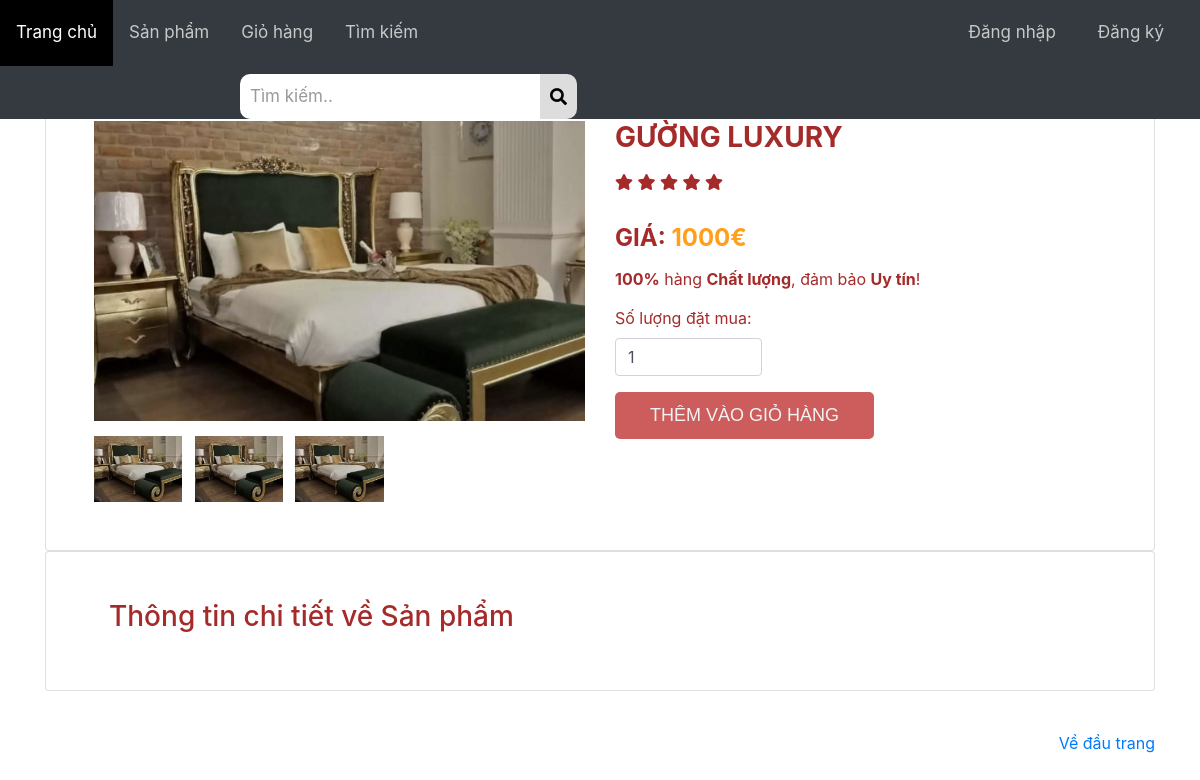
/web/productdetail.php?id=18, run on the app's committed database.
### tables this page shows
CREATE TABLE `sanpham` (
  `id_sp` int(11) NOT NULL,
  `id_danhmuc` int(11) NOT NULL,
  `tensp` varchar(255) NOT NULL,
  `gia` varchar(100) NOT NULL,
  `sp_active` int(11) NOT NULL,
  `image_sp` varchar(50) NOT NULL,
  `star` int(11) NOT NULL,
  `motangan` text NOT NULL,
  `motachitiet` text NOT NULL,
  `trang_thai` tinyint(1) NOT NULL DEFAULT 1
);

### web/productdetail.php (the view, shortened to what this page needs)
<?php
include_once("config/config.php");
?>
<?php
$id = $_GET['id'];
?>
<html>
<head>
    <link rel="stylesheet" href="style/style.css" media="screen" type="text/css" />
    <link rel="stylesheet" href="style/style_topnav.css" media="screen" type="text/css" />
    <link rel="stylesheet" href="style/style_ourteam.css" media="screen" type="text/css">
    <link rel="stylesheet" href="https://cdnjs.cloudflare.com/ajax/libs/font-awesome/5.15.4/css/all.min.css">
    <link rel="stylesheet" href="style/product-detail.css" media="screen" type="text/css">
    <link rel="stylesheet" href="style/bootstrap.min.css" media="screen" type="text/css">
</head>
<body>
<?php
include 'header.php';
?>
<main role="main">
    <div class="container mt-4">
        <div class="card">
            <div class="container-fliud">
                <?php
                $ctsp = "SELECT * FROM sanpham WHERE id_sp ='$id'";
                $sql_sanpham = mysqli_query($mysqli, $ctsp);
                $row = mysqli_fetch_array($sql_sanpham);
                ?>
                <div class="wrapper row">
                    <div class="preview col-md-6">
                        <div class="preview-pic tab-content">
                            <div class="tab-pane active" id="pic-3">
                                <img src="images/<?php echo $row['image_sp'] ?>">
                            </div>
                        </div>
                        <ul class="preview-thumbnail nav nav-tabs">
                            <li class="active">
                                <a data-target="#pic-1" data-toggle="tab" class="">
                                    <img src="images/<?php echo $row['image_sp'] ?>">
                                </a>
                            </li>
                            <li class="">
                                <a data-target="#pic-2" data-toggle="tab" class="">
                                    <img src="images/<?php echo $row['image_sp'] ?>">
                                </a>
                            </li>
                            <li class="">
                                <a data-target="#pic-3" data-toggle="tab" class="active">
                                    <img src="images/<?php echo $row['image_sp'] ?>">
                                </a>
                            </li>
                        </ul>
                    </div>
                    <div class="details col-md-6">
                        <h3 class="product-title"><?php echo $row['tensp'] ?></h3>
                        <div class="rating">
                            <div class="stars">
                                <?php
                                $sao = $row['star'];
                                $count = 0;
                                while ($count++ < $sao) {
                                    ?>
                                    <i class="fa fa-star"></i>
                                    <?php
                                } ?>
                            </div>
                        </div>
                        <h4 class="price">Giá: <span><?php echo $row['gia'].'€' ?></span></h4>
                        <p class="vote"><strong>100%</strong> hàng <strong>Chất lượng</strong>, đảm bảo <strong>Uy tín</strong>!</p>
                        <div class="form-group">
                            <label for="soluong">Số lượng đặt mua:</label>
                            <form id="add-to-cart-form" >
                                <input type="number" min="1" max="1000" class="form-control" id="soluong" value="1">
                            </form>
                        </div>
                        <div class="main">
                            <input class="add-to-cart btn btn-default" id="btnThemVaoGioHang" value="Thêm vào giỏ hàng"
                                  type="submit" onclick="myFunction()">
                            <br> <br>
                        </div>
                    </div>
                </div>
            </div>
        </div>
        <div class="card">
            <div class="container-fluid">
                <h3>Thông tin chi tiết về Sản phẩm</h3>
            </div>
        </div>
    </div>
</main>
<br>
<footer class="footer mt-auto py-3">
    <div class="container">
        <p class="float-right">
            <a href="#">Về đầu trang</a>
        </p>
    </div>
</footer>
</body>
</html>

### web/style/style.css (style rules this page uses)
* { margin:0; padding: 0; }
img { filter: brightness(90%); }
html { font-family: Arial, Helvetica, sans-serif; }
h1, h2, h3, h4, h5, h6 { font-weight: normal; font-size: 50%; }
::placeholder { color: #999!important; }
.card { color: brown; }
:root { --color: #95f9fe; }

### web/style/style_topnav.css (style rules this page uses)
* { box-sizing: border-box; }
body { margin: 0; font-family: Arial, Helvetica, sans-serif; }
.active { color: white ; }

### web/style/product-detail.css (style rules this page uses)
img { max-width: 100%; }
.preview { display: -webkit-box; display: -webkit-flex; display: -ms-flexbox; display: flex; -webkit-box-orient: vertical; -webkit-box-direction: normal; -webkit-flex-direction: column; -ms-flex-direction: column; flex-direction: column; }
.preview-pic { -webkit-box-flex: 1; -webkit-flex-grow: 1; -ms-flex-positive: 1; flex-grow: 1; max-height: 300px; }
.preview-thumbnail.nav-tabs { border: none; margin-top: 15px; }
.preview-thumbnail.nav-tabs li { width: 18%; margin-right: 2.5%; }
.preview-thumbnail.nav-tabs li img { max-width: 100%; display: block; }
.preview-thumbnail.nav-tabs li a { padding: 0; margin: 0; }
.preview-thumbnail.nav-tabs li:last-of-type { margin-right: 0; }
.tab-content { overflow: hidden; }
.tab-content img { width: 100%; -webkit-animation-name: opacity; animation-name: opacity; -webkit-animation-duration: .3s; animation-duration: .3s; }
.card { background: #eee; padding: 3em; line-height: 1.5em; }
.details { display: -webkit-box; display: -webkit-flex; display: -ms-flexbox; display: flex; -webkit-box-orient: vertical; -webkit-box-direction: normal; -webkit-flex-direction: column; -ms-flex-direction: column; flex-direction: column; }
.product-title, .price, .sizes, .colors { text-transform: UPPERCASE; font-weight: bold; }
.checked, .price span { color: #ff9f1a; }
.product-title, .rating, .product-description, .price, .vote, .sizes { margin-bottom: 15px; }
.product-title { margin-top: 0; }
.add-to-cart, .like { text-transform: UPPERCASE; font-weight: bold; color: #fff; }
#btnThemVaoGioHang, #muangay { color: white; font-family: Arial, Helvetica, sans-serif; }
#btnThemVaoGioHang { border: none; background: indianred; color: #f2f2f2; padding: 10px 35px; font-size: 18px; border-radius: 5px; position: relative; box-sizing: border-box; transition: all 500ms ease; overflow:hidden }
#btnThemVaoGioHang:before { font-family: FontAwesome; content:"\f217"; position: absolute; top: 11px; left: -30px; transition: all 200ms ease; }
.add-to-cart { margin-right: 15px; }
#soluong { width: 30%; }
.fa { line-height: revert!important; }

### data on the page
sanpham: image_sp (picture), tensp "GƯỜNG LUXURY", star 5 (drawn), gia "1000"
